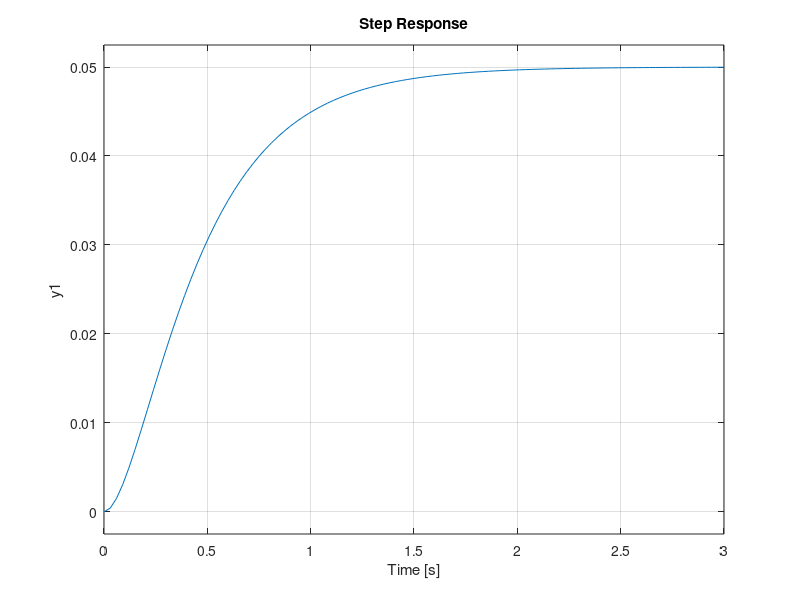
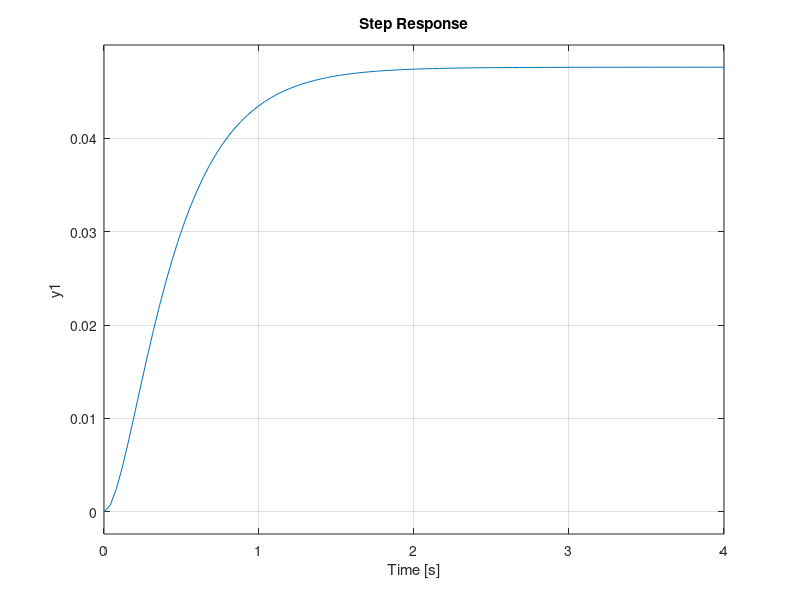
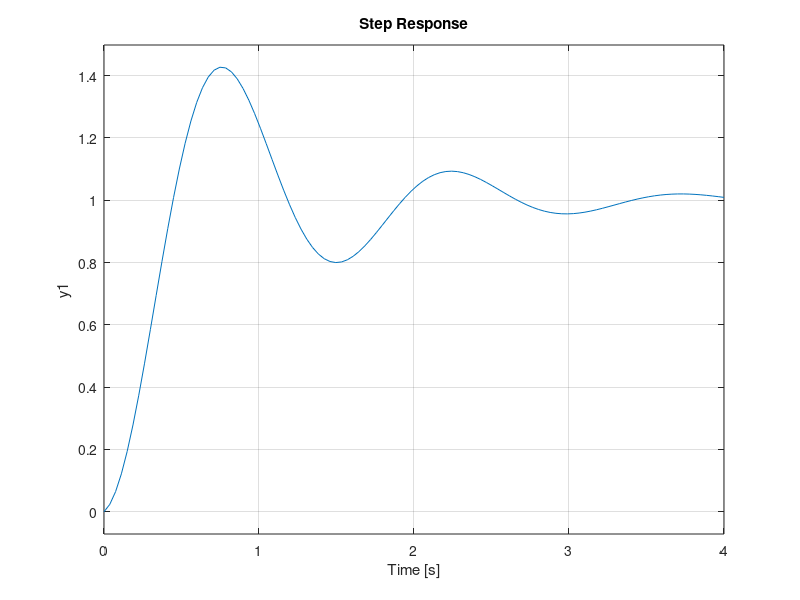

Write MATLAB code to recreate these figures, in order.
%zeigler nicholas method
s=tf('s');
sys=1/(s^2 + 10*s + 20)
figure(1);
step(sys);
%finding L,K,T from graph
L=0.0509;
K=0.005;
T=0.738-L;
%finding KP,KI,KD from table
KP=1.2*(T/L)
KI=KP/(2*L)
KD=KP*0.5*L
%effect of P,PI,PD,PID contoller ZEIGLER METHOD
num=[1];
den=[1 10 20];
g=tf(num,den);
t=feedback(g,1)
figure(2);
step(t,4);
const=pid(KP,KI,KD)
g4=g*const;
t4=feedback(g4,1)
figure(3);
step(t4,4);
